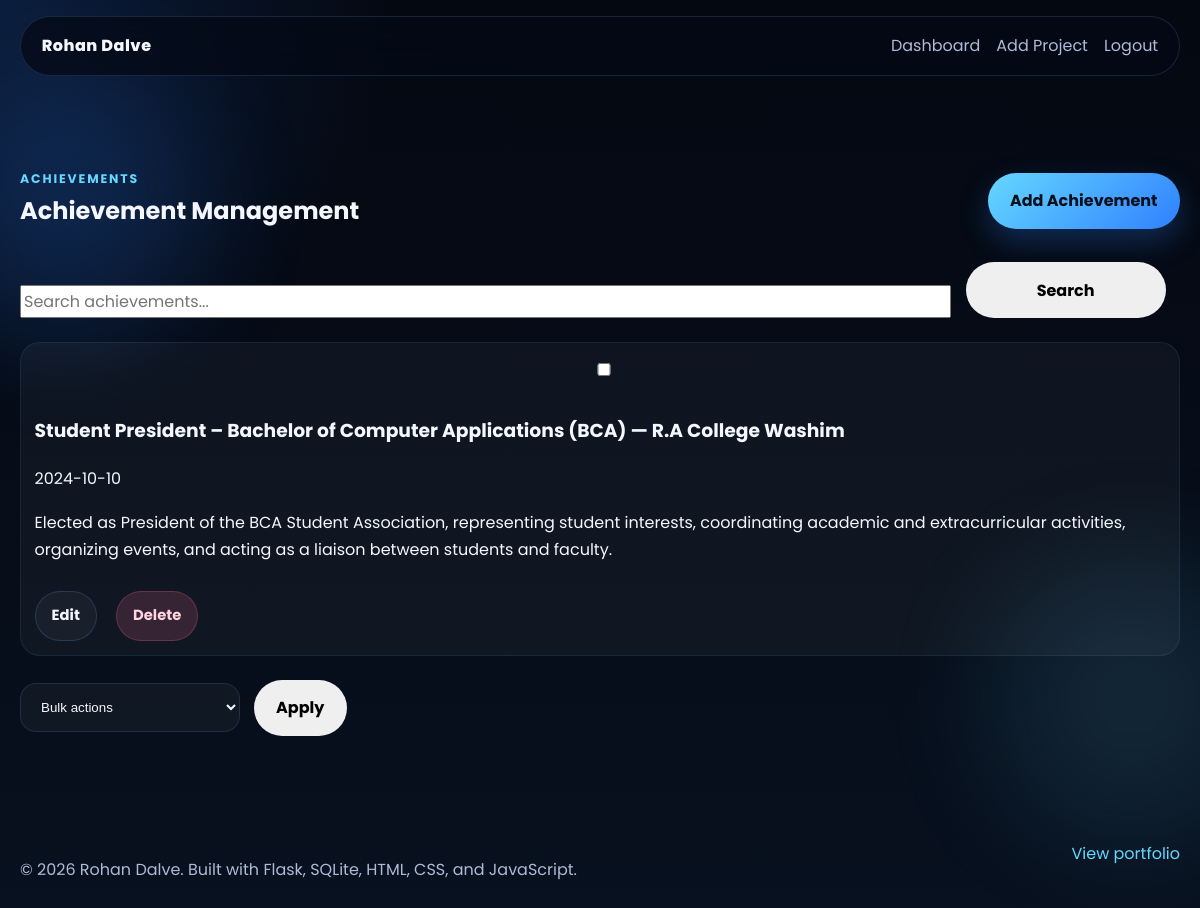
The page /achievements (signed in) on the database its author committed.
### tables this page shows
CREATE TABLE settings (
            key TEXT PRIMARY KEY,
            value TEXT NOT NULL
        );

CREATE TABLE achievements (
            id INTEGER PRIMARY KEY AUTOINCREMENT,
            title TEXT NOT NULL,
            organization TEXT,
            achievement_date TEXT,
            description TEXT,
            image TEXT,
            display_order INTEGER DEFAULT 0,
            status INTEGER DEFAULT 1,
            created_at TEXT DEFAULT (datetime('now')),
            updated_at TEXT
        );

### app.py (the view)
@app.route("/achievements")
@admin_required
def achievements_manager():
    q = request.args.get("q", "").strip()
    page = max(1, int(request.args.get("page", "1")))
    per_page = 10
    base_query = "SELECT * FROM achievements"
    params: list = []
    if q:
        base_query += " WHERE title LIKE ? OR organization LIKE ?"
        qterm = f"%{q}%"
        params.extend([qterm, qterm])
    rows = query_all(f"{base_query} ORDER BY display_order DESC, created_at DESC LIMIT ? OFFSET ?", tuple(params + [per_page, (page - 1) * per_page]))
    total = query_one(f"SELECT COUNT(*) as c FROM ({base_query})", tuple(params))["c"]
    return render_template("achievements.html", achs=rows, q=q, page=page, per_page=per_page, total=total)

### app.py (called while the page is built)
def get_db() -> sqlite3.Connection:
    if "db" not in g:
        g.db = sqlite3.connect(app.config["DATABASE"])
        g.db.row_factory = sqlite3.Row
    return g.db

def query_all(query: str, params: tuple = ()) -> list[sqlite3.Row]:
    return get_db().execute(query, params).fetchall()

def query_one(query: str, params: tuple = ()) -> sqlite3.Row | None:
    return get_db().execute(query, params).fetchone()

def admin_required(view_func):
    @wraps(view_func)
    def wrapped_view(*args, **kwargs):
        if not session.get("admin_logged_in"):
            flash("Please log in to access the admin dashboard.", "error")
            return redirect(url_for("admin_login"))
        return view_func(*args, **kwargs)
    return wrapped_view

@app.context_processor
def inject_globals():
    db = sqlite3.connect(app.config["DATABASE"])
    db.row_factory = sqlite3.Row
    rows = db.execute("SELECT key, value FROM settings").fetchall()
    db.close()
    site = DEFAULT_SETTINGS.copy()
    site.update({row["key"]: row["value"] for row in rows})
    return {"site": site, "current_year": datetime.now().year}

### templates/achievements.html (shortened to what this page needs)
{% extends "base.html" %}
{% block body_class %}admin-body{% endblock %}
{% block content %}
<section class="section">
    <div class="container">
        <div class="panel-header">
            <div>
                <span class="section-tag">Achievements</span>
                <h2>Achievement Management</h2>
            </div>
            <a class="btn btn-primary" href="{{ url_for('add_achievement') }}">Add Achievement</a>
        </div>
        <form method="get" class="admin-filter" action="{{ url_for('achievements_manager') }}">
            <input type="search" name="q" value="{{ q }}" placeholder="Search achievements...">
            <button class="btn" type="submit">Search</button>
        </form>
        <div class="admin-list">
            {% for ach in achs %}
            <div class="admin-list-item admin-list-item--tall">
                <label class="admin-list-item__checkbox"><input class="bulk-checkbox" type="checkbox" data-id="{{ ach.id }}"></label>
                <div class="admin-list-item__content">
                    <h3>{{ ach.title }} — {{ ach.organization }}</h3>
                    <p>{{ ach.achievement_date }}</p>
                    <p>{{ ach.description }}</p>
                </div>
                <div class="admin-list-item__actions">
                    <a class="btn btn-secondary btn-small" href="{{ url_for('edit_achievement', ach_id=ach.id) }}">Edit</a>
                    <button class="btn btn-danger btn-small js-confirm-delete" type="submit" form="delete-ach-{{ ach.id }}">Delete</button>
                </div>
            </div>
            {% else %}
            <p>No achievements found.</p>
            {% endfor %}
        </div>
        <form id="bulk-form-achs" class="admin-bulk-actions" method="post" action="{{ url_for('achievements_bulk_action') }}">
            <select name="action">
                <option value="">Bulk actions</option>
            </select>
            <button class="btn" id="bulk-apply-achs" type="submit">Apply</button>
        </form>
    </div>
</section>
{% endblock %}

### templates/partials/navbar.html (shortened to what this page needs)
<header class="site-header" id="top">
    <nav class="navbar container">
        <a href="{{ url_for('home') }}#hero" class="brand">{{ site.name }}</a>
        <div class="nav-links" id="nav-menu">
            {% if request.path == '/' %}
            <a href="#hero">Home</a>
            <a href="#about">About</a>
            <a href="#skills">Skills</a>
            <a href="#experience">Experience</a>
            <a href="#projects">Projects</a>
            <a href="#contact">Contact</a>
            <a class="nav-button" href="{{ url_for('static', filename='resume.pdf') }}" download>Resume</a>
            {% elif session.get('admin_logged_in') %}
            <a href="{{ url_for('dashboard') }}">Dashboard</a>
            <a href="{{ url_for('add_project') }}">Add Project</a>
            <form action="{{ url_for('logout') }}" method="post" class="nav-inline-form">
                <button type="submit" class="nav-link-button">Logout</button>
            </form>
            {% else %}
            <a href="{{ url_for('home') }}#projects">Portfolio</a>
            <a href="{{ url_for('admin_login') }}">Admin Login</a>
            {% endif %}
        </div>
    </nav>
</header>

### templates/partials/footer.html
<footer class="site-footer">
    <div class="container footer-content">
        <p>&copy; {{ current_year }} {{ site.name }}. Built with Flask, SQLite, HTML, CSS, and JavaScript.</p>
        {% if request.path == '/' %}
        <a href="#top" class="footer-link">Back to top</a>
        {% else %}
        <a href="{{ url_for('home') }}" class="footer-link">View portfolio</a>
        {% endif %}
    </div>
</footer>

### rows shown on the page
settings: name "Rohan Dalve"
achievements: title "Student President – Bachelor of Computer Applications (BCA)", organization "R.A College Washim", achievement_date "2024-10-10", description "Elected as President of the BCA Student Association, representing student interests, coordinating academic and extracurricular activities, organizing events, and acting as a liaison between students and faculty."
